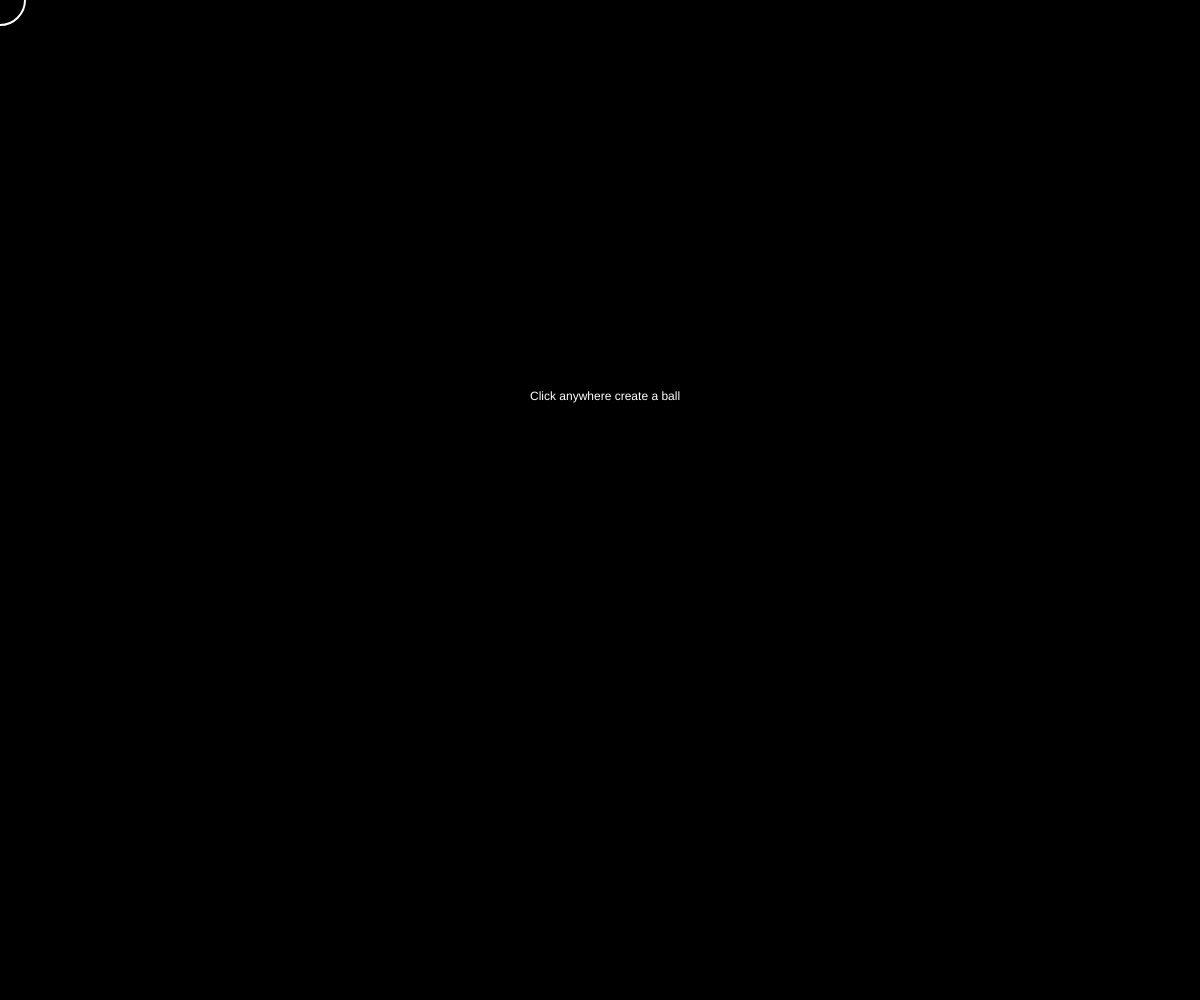
Frame 1 (no input)
Frame 60 (no input): identical to frame 1, image omitted
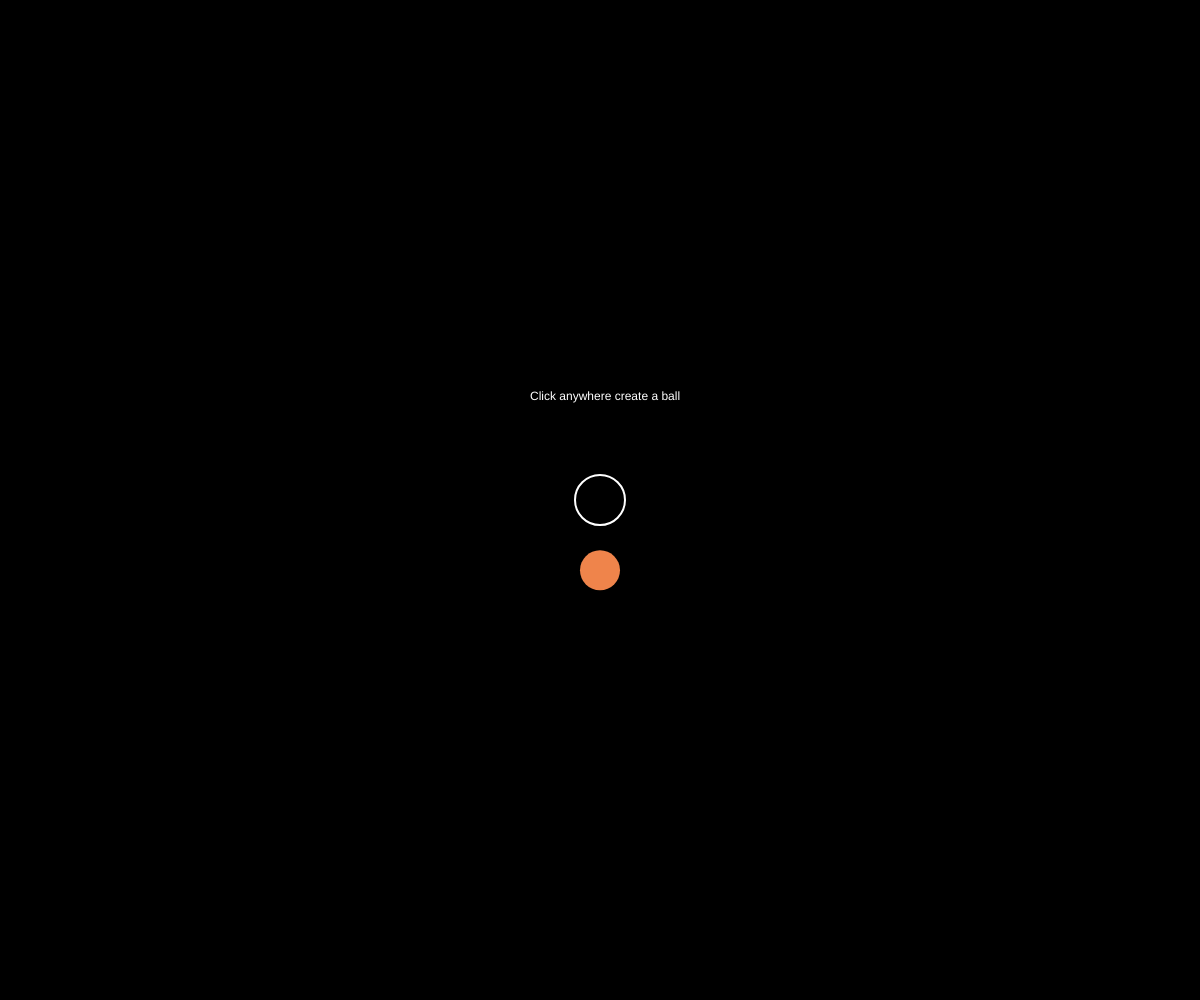
Frame 120 (the mouse pressed at the canvas centre since frame 60)

The p5.js sketch that drew these frames (run headless with seeded random() and noise() and a simulated clock; from frame 60 on, the mouse is pressed at the canvas centre):

// p5.js sketch
// ── sketch.js
let balls = []

function setup() {
    createCanvas(windowWidth, windowHeight)
}

function draw() {
    background(0)
    fill(255)
    noStroke()
    text("Click anywhere create a ball", width / 2 - 70, height / 2 - 100)
    drawCursor()
    for (let ball of balls) {
        ball.show()
        if (ball.y + ball.r > height) ball.bounce(height)
    }
}

function drawCursor() {
    noFill()
    stroke(255, 255, 255)
    strokeWeight(2)
    ellipse(mouseX, mouseY, 50)
}
function mousePressed() {
    balls.push(new Ball(mouseX, mouseY, 20, 0.95))
}
// ── Ball.js
class Ball {
    constructor(x, y, radius, bounciness) {
        this.x = x
        this.y = y
        this.r = radius
        this.color = [random(200, 255), random(100, 255), random(0, 100)]
        this.speed = random(1,3)
        this.gravity = 1
        this.bounciness = bounciness
    }

    show() {
        fill(this.color);
        noStroke();
        ellipse(this.x, this.y, 2 * this.r)

        this.speed += this.gravity
        this.y += this.speed
    }

    bounce(ground) {
        this.y = ground - this.r
        this.speed *= -this.bounciness
    }
}
